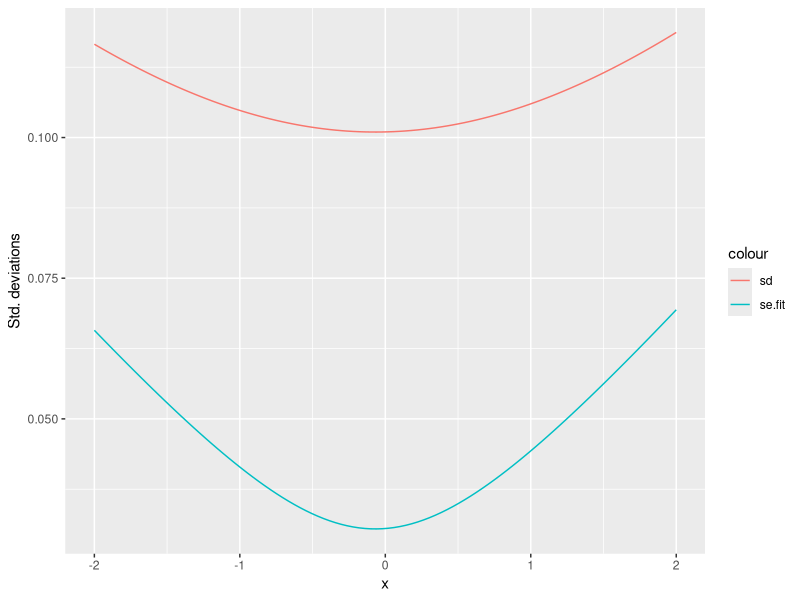
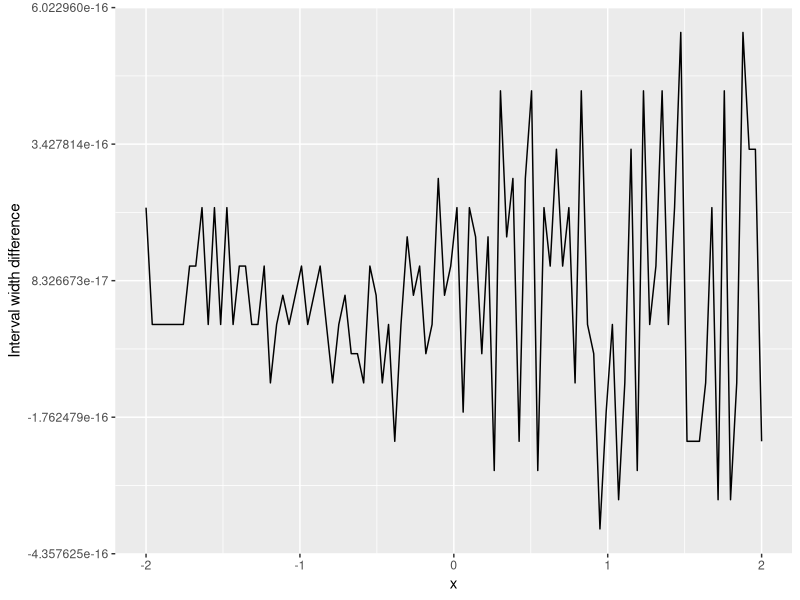

Reproduce these figures in R, in order.
## ---- chunk 1
knitr::opts_chunk$set(
  collapse = TRUE,
  comment = "#>"
)
suppressPackageStartupMessages(library(tidyverse))
## ---- chunk 2
# When creating a tibble, the construct can use variables defined
# first in the later variables; here we use x when constructing y:
df <- tibble(x = rnorm(10),
             y = 2 + x + rnorm(10, sd = 0.1))
# Estimate a model:
fit <- lm(y ~ x, data = df)
# Compute prediction mean and standard deviations and add to df_pred:
df_pred <- data.frame(x = seq(-2, 2, length.out = 100))
pred <- predict(fit, newdata = df_pred, se.fit = TRUE)
df_pred <- df_pred %>%
  mutate(mean = pred$fit,
         se.fit = pred$se.fit,
         sd = sqrt(pred$se.fit^2 + pred$residual.scale^2))
ggplot(df_pred) +
  geom_line(aes(x, se.fit, colour = "se.fit")) +
  geom_line(aes(x, sd, colour = "sd")) +
  ylab("Std. deviations")
## ---- chunk 3
# Compute prediction mean and standard deviations and add to df_pred:
df_pred <- data.frame(x = seq(-2, 2, length.out = 100))
pred <- predict(fit, newdata = df_pred, se.fit = TRUE, interval = "prediction")
df_pred <- df_pred %>%
  mutate(mean = pred$fit[, "fit"],
         lwr = pred$fit[, "lwr"],
         upr = pred$fit[, "upr"],
         se.fit = pred$se.fit,
         sd = sqrt(pred$se.fit^2 + pred$residual.scale^2))
ggplot(df_pred) +
  geom_line(aes(x, upr - lwr - (qt(0.975, pred$df) - qt(0.025, pred$df)) * sd)) +
  ylab("Interval width difference") +
  xlab("x")
